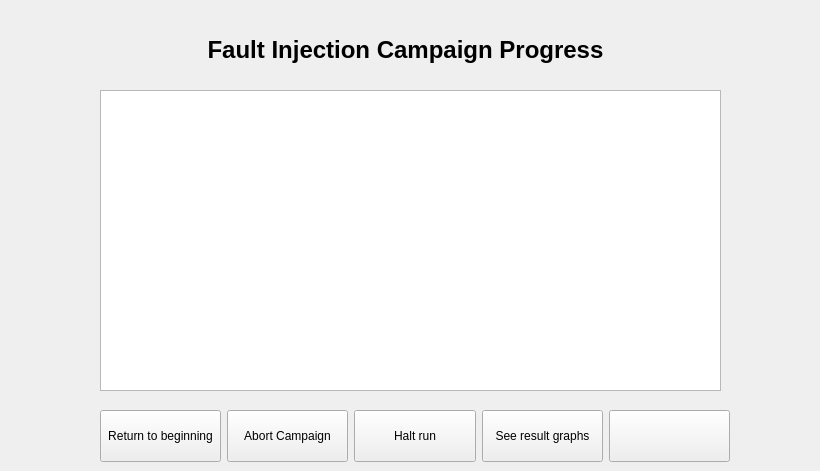
    <widget class="QWidget" name="page_7">
     <widget class="QTextEdit" name="textEditGPSRProgress">
      <property name="geometry">
       <rect>
        <x>100</x>
        <y>90</y>
        <width>621</width>
        <height>301</height>
       </rect>
      </property>
      <property name="styleSheet">
       <string notr="true">border-top-left-radius: 10px;
border-top-right-radius: 10px;
border-bottom-left-radius: 10px;
border-bottom-right-radius: 10px;
qproperty-toolTip: &quot;This screen can be used&lt;br&gt; to follow the current campaign's progress.&quot;;</string>
      </property>
      <property name="readOnly">
       <bool>true</bool>
      </property>
     </widget>
     <widget class="QLabel" name="label_SFGPSP">
      <property name="geometry">
       <rect>
        <x>0</x>
        <y>20</y>
        <width>811</width>
        <height>61</height>
       </rect>
      </property>
      <property name="toolTip">
       <string>&lt;html&gt;&lt;head/&gt;&lt;body&gt;&lt;p align=&quot;center&quot;&gt;&lt;br/&gt;&lt;/p&gt;&lt;/body&gt;&lt;/html&gt;</string>
      </property>
      <property name="whatsThis">
       <string>&lt;html&gt;&lt;head/&gt;&lt;body&gt;&lt;p align=&quot;center&quot;&gt;&lt;br/&gt;&lt;/p&gt;&lt;/body&gt;&lt;/html&gt;</string>
      </property>
      <property name="styleSheet">
       <string notr="true">font-size: 24px;
font-weight: bold;</string>
      </property>
      <property name="text">
       <string>&lt;html&gt;&lt;head/&gt;&lt;body&gt;&lt;p align=&quot;center&quot;&gt;&lt;span style=&quot; color:#000000;&quot;&gt;Fault Injection Campaign Progress&lt;/span&gt;&lt;/p&gt;&lt;/body&gt;&lt;/html&gt;</string>
      </property>
      <property name="alignment">
       <set>Qt::AlignCenter</set>
      </property>
     </widget>
     <widget class="QWidget" name="layoutWidget">
      <property name="geometry">
       <rect>
        <x>100</x>
        <y>410</y>
        <width>630</width>
        <height>52</height>
       </rect>
      </property>
      <layout class="QHBoxLayout" name="horizontalLayout_20">
       <item>
        <widget class="QPushButton" name="pushButton_campaignprogress_goback">
         <property name="sizePolicy">
          <sizepolicy hsizetype="Preferred" vsizetype="Preferred">
           <horstretch>0</horstretch>
           <verstretch>0</verstretch>
          </sizepolicy>
         </property>
         <property name="styleSheet">
          <string notr="true">qproperty-toolTip: &quot;Return to first screen.&quot;;</string>
         </property>
         <property name="text">
          <string>Return to beginning</string>
         </property>
        </widget>
       </item>
       <item>
        <widget class="QPushButton" name="pushButton_abortCampaign">
         <property name="sizePolicy">
          <sizepolicy hsizetype="Preferred" vsizetype="Preferred">
           <horstretch>0</horstretch>
           <verstretch>0</verstretch>
          </sizepolicy>
         </property>
         <property name="styleSheet">
          <string notr="true">qproperty-toolTip: &quot;Abort the campaign, cancelling all future runs.&quot;;</string>
         </property>
         <property name="text">
          <string>Abort Campaign</string>
         </property>
        </widget>
       </item>
       <item>
        <widget class="QPushButton" name="pushButton_SFGPSP_haltrun">
         <property name="sizePolicy">
          <sizepolicy hsizetype="Preferred" vsizetype="Preferred">
           <horstretch>0</horstretch>
           <verstretch>0</verstretch>
          </sizepolicy>
         </property>
         <property name="styleSheet">
          <string notr="true">qproperty-toolTip: &quot;Pause the campaign after current run.&quot;;</string>
         </property>
         <property name="text">
          <string>Halt run</string>
         </property>
        </widget>
       </item>
       <item>
        <widget class="QPushButton" name="pushButton_SFGPSO_generatedgraphs">
         <property name="sizePolicy">
          <sizepolicy hsizetype="Preferred" vsizetype="Preferred">
           <horstretch>0</horstretch>
           <verstretch>0</verstretch>
          </sizepolicy>
         </property>
         <property name="styleSheet">
          <string notr="true">qproperty-toolTip: &quot;Show a summary of the drone's trajectory.&quot;;</string>
         </property>
         <property name="text">
          <string>See result graphs</string>
         </property>
        </widget>
       </item>
       <item>
        <layout class="QVBoxLayout" name="verticalLayout_2">
         <item>
          <widget class="QPushButton" name="pushButton_downloadfaulty">
           <property name="sizePolicy">
            <sizepolicy hsizetype="Preferred" vsizetype="Preferred">
             <horstretch>0</horstretch>
             <verstretch>0</verstretch>
            </sizepolicy>
           </property>
           <property name="styleSheet">
            <string notr="true">image: url(:/Logos/images/simple_save.png);
qproperty-toolTip: &quot;Save faulty run's&lt;br&gt; log files.&quot;;</string>
           </property>
           <property name="text">
            <string/>
           </property>
          </widget>
         </item>
        </layout>
       </item>
      </layout>
     </widget>
    </widget>
